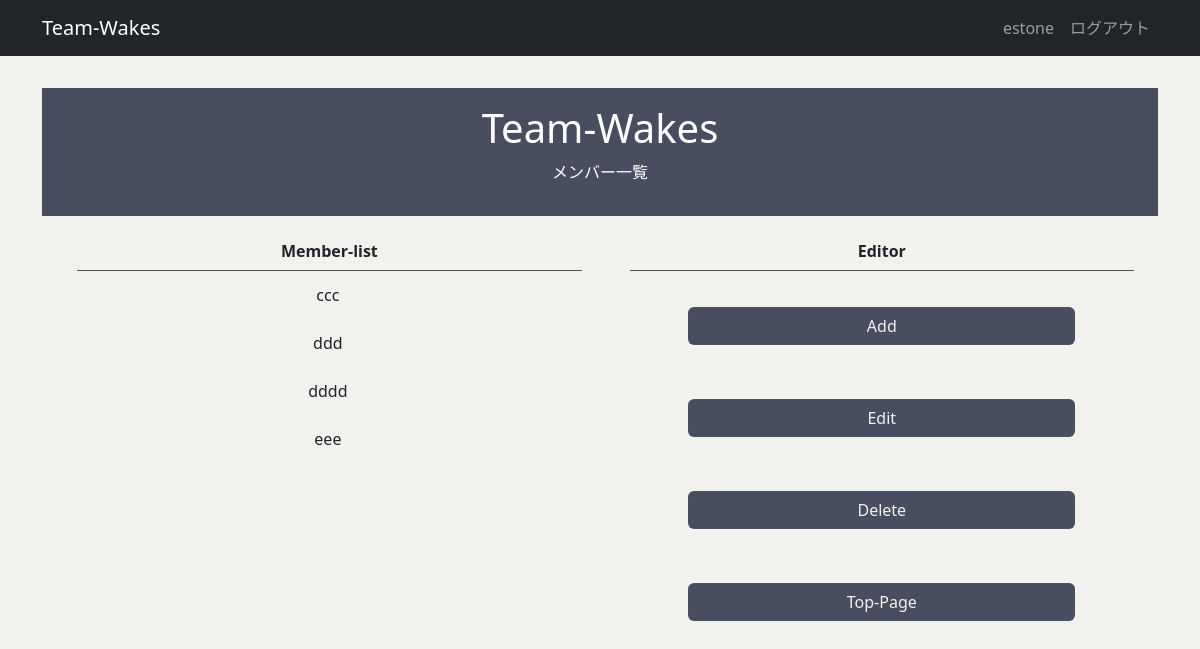
/member/ (signed in), run on an earlier commit of the app's database.
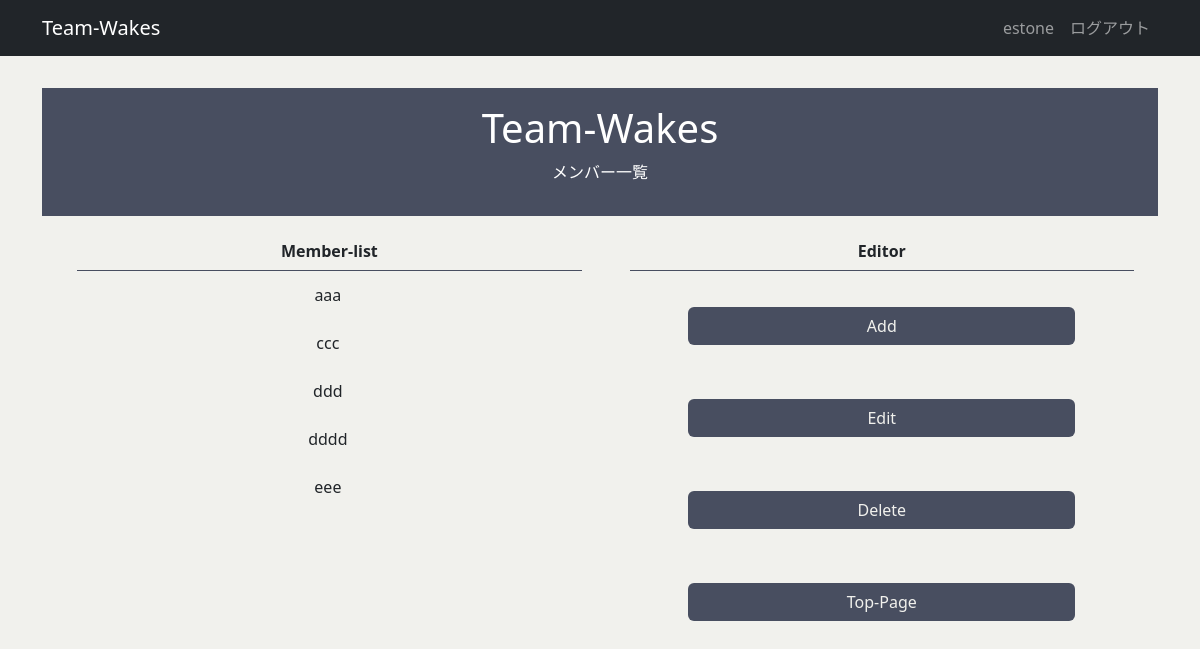
And on a later commit of the database.
### wakes/models.py (models this page shows, shortened)
class Member(models.Model):
    name = models.CharField('名前', max_length=12, blank=False)
    created_by = models.ForeignKey(settings.AUTH_USER_MODEL, verbose_name="作成者", on_delete=models.CASCADE)
    class Meta:
        db_table = 'members'

### member/views.py (the view)
# urls.py: path('member/', include('member.urls')),
@login_required
def member(request):
    user_id = request.user.id
    members = Member.objects.filter(created_by_id=user_id)
    members = members.order_by('name')
    context= {
        'members': members,
    }
    return render(request, 'member/member.html', context)

### templates/member/member.html
{% extends 'base.html' %}
{% load static %}
{% block main %}
  <div class="sub-welcome">
    <h1 class="title">Team-Wakes</h1>
    <p class="subtitle">メンバー一覧</p>
  </div>
  <div class="content">
    <div class="all-member-list">
      <h2 class="content-head">Member-list</h2>
      <ul class="member-list-ul">
        {% for member in members %}
          <li class="member-list">{{ member.name }}</li>
        {% endfor %}
      </ul>
    </div>
    <div class="function-container">
      <h2 class="content-head">Editor</h2>
      <a class="btn btn-color btn-function" href="{% url 'member:member_new_list' %}">Add</a>
      <br>
      <a class="btn btn-color btn-function" href="{% url 'member:member_edit_list' %}">Edit</a>
      <br>
      <a class="btn btn-color btn-function" href="{% url 'member:member_delete_list' %}">Delete</a>
      <br>
      <a class="btn btn-color btn-function" href="{% url 'top' %}">Top-Page</a>
    </div>
  </div>
{% endblock main %}

What changed in the data, as far as the page shows it:
added Member: name "aaa"
